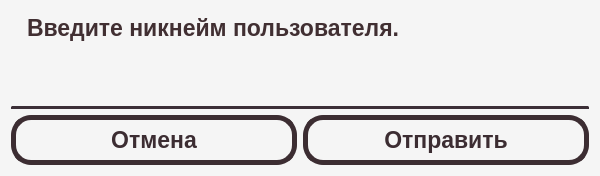
<?xml version="1.0" encoding="UTF-8"?>
<ui version="4.0">
 <class>RemoveUserDialog</class>
 <widget class="QDialog" name="RemoveUserDialog">
  <property name="geometry">
   <rect>
    <x>0</x>
    <y>0</y>
    <width>600</width>
    <height>176</height>
   </rect>
  </property>
  <property name="maximumSize">
   <size>
    <width>16777215</width>
    <height>176</height>
   </size>
  </property>
  <property name="windowTitle">
   <string>Dialog</string>
  </property>
  <property name="styleSheet">
   <string notr="true">QDialog {
	background-color: rgb(245, 245, 245);
	border-radius: 20px;
	height: 200px;
	width: 300px;
}</string>
  </property>
  <layout class="QGridLayout" name="gridLayout">
   <item row="3" column="0">
    <widget class="QPushButton" name="cancelButton">
     <property name="minimumSize">
      <size>
       <width>0</width>
       <height>50</height>
      </size>
     </property>
     <property name="font">
      <font>
       <pointsize>17</pointsize>
       <bold>true</bold>
      </font>
     </property>
     <property name="cursor">
      <cursorShape>PointingHandCursor</cursorShape>
     </property>
     <property name="styleSheet">
      <string notr="true">QPushButton {
	background-color: rgb(245, 245, 245);
	color: rgb(60, 45, 50);
	border: 5px solid rgb(60, 45, 50);
	border-radius: 20;
}

QPushButton:hover {
	background-color: rgb(60, 45, 50);
	color: rgb(245, 245, 245);
}</string>
     </property>
     <property name="text">
      <string>Отмена</string>
     </property>
    </widget>
   </item>
   <item row="3" column="1">
    <widget class="QPushButton" name="sendButton">
     <property name="minimumSize">
      <size>
       <width>0</width>
       <height>50</height>
      </size>
     </property>
     <property name="font">
      <font>
       <pointsize>17</pointsize>
       <bold>true</bold>
      </font>
     </property>
     <property name="cursor">
      <cursorShape>PointingHandCursor</cursorShape>
     </property>
     <property name="autoFillBackground">
      <bool>false</bool>
     </property>
     <property name="styleSheet">
      <string notr="true">QPushButton {
	background-color: rgb(245, 245, 245);
	color: rgb(60, 45, 50);
	border: 5px solid rgb(60, 45, 50);
	border-radius: 20;
}

QPushButton:hover {
	background-color: rgb(60, 45, 50);
	color: rgb(245, 245, 245);
}</string>
     </property>
     <property name="text">
      <string>Отправить</string>
     </property>
    </widget>
   </item>
   <item row="1" column="0" colspan="2">
    <widget class="QLabel" name="descriptionLabel">
     <property name="font">
      <font>
       <pointsize>17</pointsize>
       <italic>false</italic>
       <bold>true</bold>
      </font>
     </property>
     <property name="styleSheet">
      <string notr="true">QLabel {
	color: rgb(65, 47, 50);
	padding-left: 10px;
	height: 30px;
}</string>
     </property>
     <property name="text">
      <string>Введите никнейм пользователя.</string>
     </property>
    </widget>
   </item>
   <item row="2" column="0" colspan="2">
    <widget class="QLineEdit" name="usernameEdit">
     <property name="styleSheet">
      <string notr="true">QLineEdit {
	background-color: rgb(245, 245, 245);
	height: 50px;
	color: rgb(60, 47, 50);
	margin-top: 5px;
	padding-left: 10px;
	border-bottom: 3px solid rgb(60, 47, 55);
	border-radius: 1px;
	font-size: 20px;
}</string>
     </property>
     <property name="text">
      <string/>
     </property>
     <property name="maxLength">
      <number>64</number>
     </property>
    </widget>
   </item>
  </layout>
 </widget>
 <resources/>
 <connections/>
</ui>
